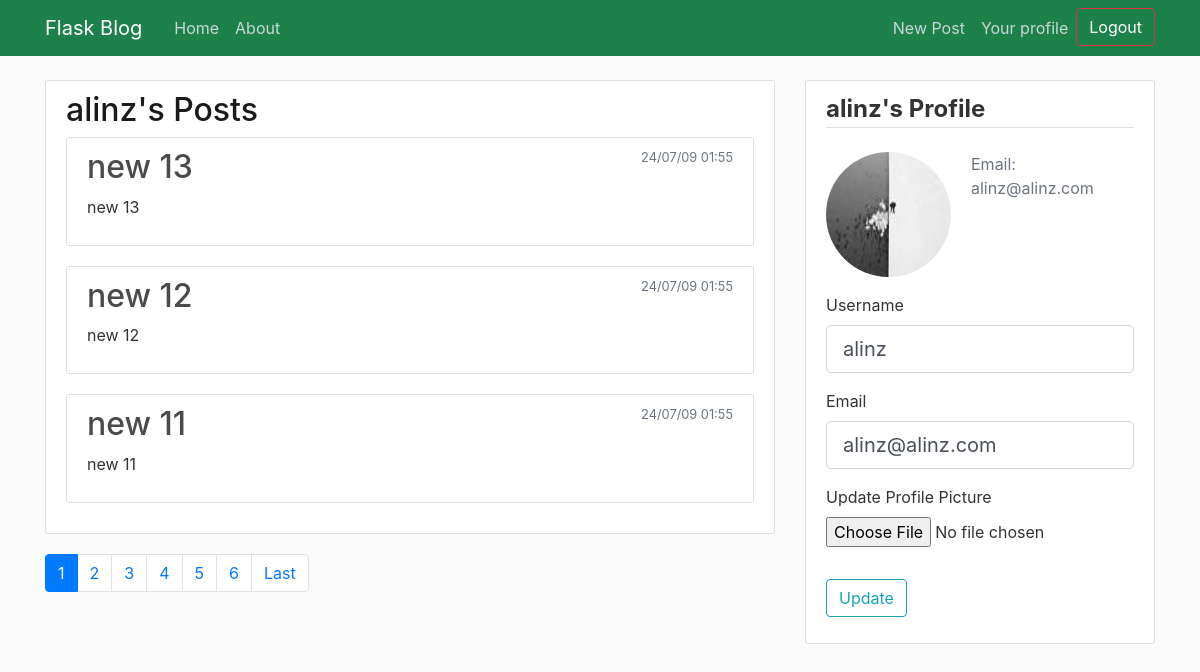
Page /profile/alinz/ (signed in) on the committed database.
### flaskblog/users/models.py (models this page shows, shortened)
class User(db.Model, UserMixin):
    id = db.Column(db.Integer, primary_key=True)
    username = db.Column(db.String(20), unique=True, nullable=False)
    email = db.Column(db.String(120), unique=True, nullable=False)
    image_profile = db.Column(db.String(20), nullable=False, default='default.jpg')
    password = db.Column(db.String(60), nullable=False)
    posts = db.relationship('Post', backref='author', lazy=True)

### flaskblog/posts/models.py (models this page shows, shortened)
class Post(db.Model):
    id = db.Column(db.Integer, primary_key=True)
    title = db.Column(db.String(100), nullable=False)
    date_posted = db.Column(db.DateTime, nullable=False, default=datetime.now)
    content = db.Column(db.Text, nullable=False)
    user_id = db.Column(db.Integer, db.ForeignKey('user.id'), nullable=False)

### flaskblog/users/routes.py (the view)
@users.route("/profile/<string:username>/", methods=['GET', 'POST'])
@login_required
def profile(username):
    form = UpdateAccountForm()
    page = request.args.get('page', 1, type=int)
    user = User.query.filter_by(username=username).first_or_404()
    pagination = Post.query.filter_by(author=user).order_by(Post.date_posted.desc()).paginate(page=page, per_page=3)
    if form.validate_on_submit():
        if form.picture.data:
            picture_file = ut.save_profile_picture(form.picture.data)
            current_user.image_profile = picture_file
        current_user.username = form.username.data
        current_user.email = form.email.data
        db.session.commit()
        flash('Your account has been updated!', 'success')
        return redirect(url_for('users.profile', username=current_user.username))
    elif request.method == 'GET':
        form.username.data = current_user.username
        form.email.data = current_user.email
    image_profile = url_for('static', filename='profile_pics/' + current_user.image_profile)
    return render_template('profile.html', title="Profile", image_profile=image_profile, form=form, user=user, posts=pagination, pagination=pagination)

### flaskblog/users/forms.py (shortened to what this page needs)
class UpdateAccountForm(FlaskForm):
    username = StringField('Username', validators=[DataRequired(), Length(min=2, max=20)])
    email = StringField('Email', validators=[DataRequired(), Email()])
    picture = FileField('Update Profile Picture', validators=[FileAllowed(['jpg', 'png'])])
    submit = SubmitField('Update')

### flaskblog/users/models.py (called while the page is built)
@login_manager.user_loader
def load_user(user_id):
    return User.query.get(int(user_id))

### flaskblog/templates/profile.html (shortened to what this page needs)
{% extends 'base.html' %}
{% block content %}
    <div class="content-section">
        <h2>{{ user.username }}'s Posts</h2>
        {% if posts %}
        {% for post in posts %}
        <article class="media content-section">
            <div class="media-body">
            <h2><a class="article-title" href="{{ url_for('posts.post', post_id=post.id) }}">{{ post.title }}</a></h2>
            <p class="article-content">{{ post.content }}</p>
            </div>
            <small class="text-muted">
                {{ post.date_posted.strftime('%y/%m/%d %H:%M') }}
            </small>
        </article>
        {% endfor %}
        {% else %}
            <div class="media-body">
                <div class="article-metadata">
                </div>
                <p class="article-content">No Posts</p>
            </div>
        {% endif %}
    </div>
    <nav aria-label="Page navigation example">
        <ul class="pagination">
            {% if pagination.pages > 1 %}
                {% for page_num in pagination.iter_pages() %}
                    {% if page_num %}
                        {% if page_num != pagination.page %}
                        <li class="page-item"><a class="page-link" href="/profile/{{ user.username }}/?page={{ page_num }}">{{ page_num }}</a></li>
                        {% else %}
                        <li class="page-item active" aria-current="page">
                            <span class="page-link">{{ page_num }}</span>
                        </li>
                        {% endif %}
                    {% else %}
                        <li class="page-item disabled"><span class="page-link">...</span></li>
                    {% endif %}
                {% endfor %}
                {% if pagination.has_next %}
                    <li class="page-item">
                        <a class="page-link" href="/profile/{{ user.username }}/?page={{ pagination.pages }}">Last</a>
                    </li>
                {% endif %}
            {% endif %}
        </ul>
    </nav>
{% endblock content %}
{%  block sidebar %}
    <div class="content-section">
        <form method="POST" action="" enctype="multipart/form-data">
                <legend class="border-bottom mb-4"><strong>{{ user.username }}'s Profile </strong></legend>
                <div class="media">
                    <img class="rounded-circle account-img" src="{{ image_profile }}">
                    <div class="media-body">
                        {% if user.email %}
                            <p class="text-secondary">Email:<br>{{ user.email }}</p>
                        {% else %}
                            <p class="text-secondary">No Email</p><br>
                        {% endif %}
                    </div>
                </div>
                {% if current_user == user %}
                    <fieldset class="form-group">
                        <div class="form-group">
                            {{ form.username.label(class="form-control-label") }}
                            {% if form.username.errors %}
                            {{ form.username(class="form-control form-control-lg is-invalid") }}
                            <div class="invalid-feedback">
                                {% for error in form.username.errors %}
                                    <span>
                                        {{ error }}
                                    </span>
                                {% endfor %}
                            </div>
                            {% else %}
                                {{ form.username(class="form-control form-control-lg") }}
                            {% endif %}
                            </div>
                        <div class="form-group">
                            {{ form.email.label(class="form-control-label") }}
                            {% if form.email.errors %}
                            {{ form.email(class="form-control form-control-lg is-invalid") }}
                            <div class="invalid-feedback">
                                {% for error in form.email.errors %}
                                    <span>
                                        {{ error }}
                                    </span>
                                {% endfor %}
                            </div>
                            {% else %}
                                {{ form.email(class="form-control form-control-lg") }}
                            {% endif %}
                        </div>
                        <div class="form-group">
                            {{ form.picture.label() }}
                            {{ form.picture(class="form-control-file") }}
                        </div>
                    </fieldset>
                    <div class="form-group">
                        <button class="btn btn-outline-info" type="submit">Update</button>
                    </div>
                {% endif %}
        </form>
    </div>
    {% endblock sidebar %}

### flaskblog/static/style.css (style rules this page uses)
body { background: #fafafa; color: #333333; margin-top: 5rem; }
h1, h2, h3, h4, h5, h6 { color: #1a1a1a; }
ul { margin: 0; }
.content-section { background: #ffffff; padding: 10px 20px; border: 1px solid #dddddd; border-radius: 3px; margin-bottom: 20px; }
.article-title { color: #4b4b4b; }
.article-content { white-space: pre-line; }
.account-img { height: 125px; width: 125px; margin-right: 20px; margin-bottom: 16px; }

### rows in the picture
User: username "alinz", email "alinz@alinz.com"
Post: title "new 13", content "new 13", date_posted "24/07/09 01:55"
Post: title "new 12", content "new 12", date_posted "24/07/09 01:55"
Post: title "new 11", content "new 11", date_posted "24/07/09 01:55"

### other values in the picture
{{ page_num }} "1"
{{ page_num }} "2" "3" "4" "5" "6"
